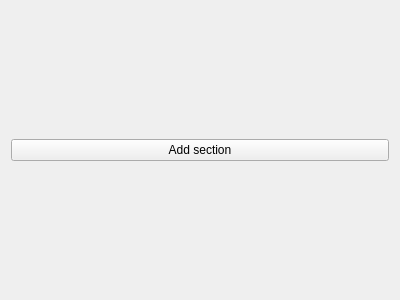
<?xml version="1.0" encoding="UTF-8"?>
<ui version="4.0">
 <class>ModificatorSectionsWidget</class>
 <widget class="QWidget" name="ModificatorSectionsWidget">
  <property name="geometry">
   <rect>
    <x>0</x>
    <y>0</y>
    <width>400</width>
    <height>300</height>
   </rect>
  </property>
  <property name="windowTitle">
   <string>Form</string>
  </property>
  <layout class="QVBoxLayout" name="verticalLayout">
   <item>
    <widget class="QPushButton" name="addConnectedElementBtn">
     <property name="text">
      <string>Add section</string>
     </property>
    </widget>
   </item>
  </layout>
 </widget>
 <resources/>
 <connections/>
</ui>
